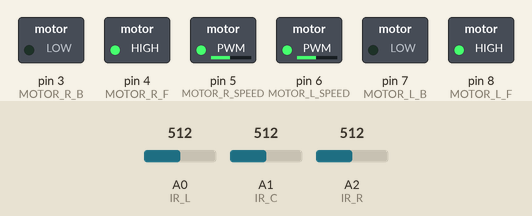
Simulated run of this sketch. Board: Arduino Uno, built with avr-gcc and run on an emulated ATmega328P. Parts: switched loads named in the sketch (green lamp = pin HIGH). Inputs (shaded band) come from the test bench; at power-on: A0 (IR_L) = 512, A2 (IR_R) = 512, A1 (IR_C) = 512. What the sketch prints to the serial monitor is not drawn.

Above: at 1.2 s.
1.3 s: A0 (IR_L) set to 428
2.8 s: A0 (IR_L) set to 398
4.3 s: A2 (IR_R) set to 480
7.3 s: A1 (IR_C) set to 105
10.3 s: A1 (IR_C) set to 88
Timing chart, 0 to 13.3 s (numbered marks = the images above; inputs shaded):
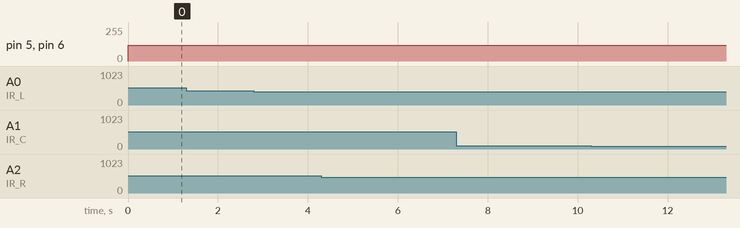

The sketch:

conditions_without_center.ino
```cpp
#define LEFT 1
#define CENTER 2
#define RIGHT 3
#define IR_L A0
#define IR_C A1
#define IR_R A2

#define MOTOR_L_F 8
#define MOTOR_L_B 7
#define MOTOR_R_F 4
#define MOTOR_R_B 3
#define MOTOR_R_SPEED 5
#define MOTOR_L_SPEED 6

#define THRESHOLD 700 //assuming that this value above it is white and below it all black
#define ThresholdDiff 400
#define ThresholdDiff_W 150
#define SPEED 80
#define NUM_OF_ERROR 70
#define SPEEDFORWARD 120


void stopCar(){
  analogWrite(MOTOR_R_SPEED, LOW);
  analogWrite(MOTOR_L_SPEED, LOW);
  Serial.println("Stop");
}

void moveCarLeft()
{
  analogWrite(MOTOR_R_SPEED, SPEED);
  analogWrite(MOTOR_L_SPEED, LOW);
  Serial.println("Left");
}

void moveCarRight()
{
  analogWrite(MOTOR_R_SPEED,LOW);
  analogWrite(MOTOR_L_SPEED, SPEED);
  Serial.println("Right");
}

void moveForward(){

  analogWrite(MOTOR_R_SPEED,SPEEDFORWARD);
  analogWrite(MOTOR_L_SPEED, SPEEDFORWARD);
  Serial.println("Forward");
  }
void moveBackward(){

  analogWrite(MOTOR_R_SPEED,SPEED);
  analogWrite(MOTOR_L_SPEED, SPEED);
  Serial.println("Forward");
 }

 void printRealValues()
{
  Serial.print("Abs Values ");
  Serial.print(analogRead(IR_L));
  Serial.print(" ");
  Serial.print(analogRead(IR_C));
  Serial.print(" ");
  Serial.print(analogRead(IR_R));
  Serial.print(" ");
  Serial.print((analogRead(IR_L) - analogRead(IR_R)));
  Serial.print(" ");
  Serial.println((analogRead(IR_R) - analogRead(IR_L)));
}

void setup() {
  // put your setup code here, to run once:
  Serial.begin(9600);
  pinMode(IR_C, INPUT);
  pinMode(IR_R, INPUT);
  pinMode(IR_L, INPUT);

  pinMode(MOTOR_R_F, OUTPUT);
  pinMode(MOTOR_R_B, OUTPUT);
  pinMode(MOTOR_L_F, OUTPUT);
  pinMode(MOTOR_L_B, OUTPUT);
  digitalWrite(MOTOR_R_F, HIGH);
  digitalWrite(MOTOR_L_F, HIGH);
  digitalWrite(MOTOR_R_B, LOW);
  digitalWrite(MOTOR_L_B, LOW);
}

int lastDir = 0;
int error = 0;
boolean dir = false;
void loop() {
 printRealValues();
 moveForward();
}

void movecar(){
 float C = analogRead(IR_C);
 float L = analogRead(IR_L);
 float R = analogRead(IR_R);

  if(C>THRESHOLD && abs(L-R)<ThresholdDiff_W)
  {
    Serial.println("error");
    if(error == NUM_OF_ERROR)
      dir = !dir;
    if(!dir)
    {
      moveCarLeft();
      error ++;
    }
    else
    {
      moveCarRight();
      error --;
    }

  }
  else{
//        error = 0;
        if(L-R>ThresholdDiff)  //Left more in white than R
        {
          moveCarRight();
          lastDir = RIGHT;
        }
        else if(ThresholdDiff<R-L)  //Right more in white than L
        {
          moveCarLeft();
          lastDir = LEFT;
        }
        else{
          moveForward();
          lastDir = CENTER;
          }

   }
  }
```

Measured:
- after the input at 1.3 s, every drawn part: stays the same
- after the input at 2.8 s, every drawn part: stays the same
- after the input at 4.3 s, every drawn part: stays the same
- after the input at 7.3 s, every drawn part: stays the same
- after the input at 10.3 s, every drawn part: stays the same
